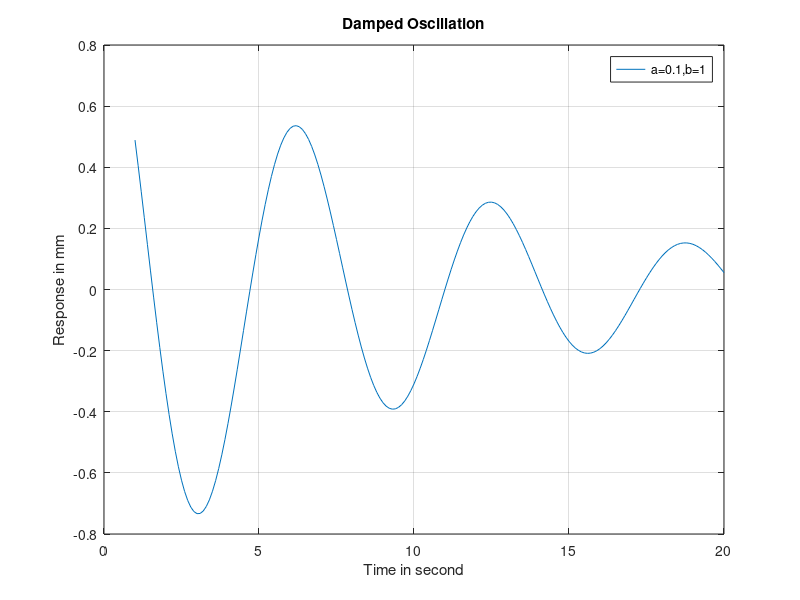
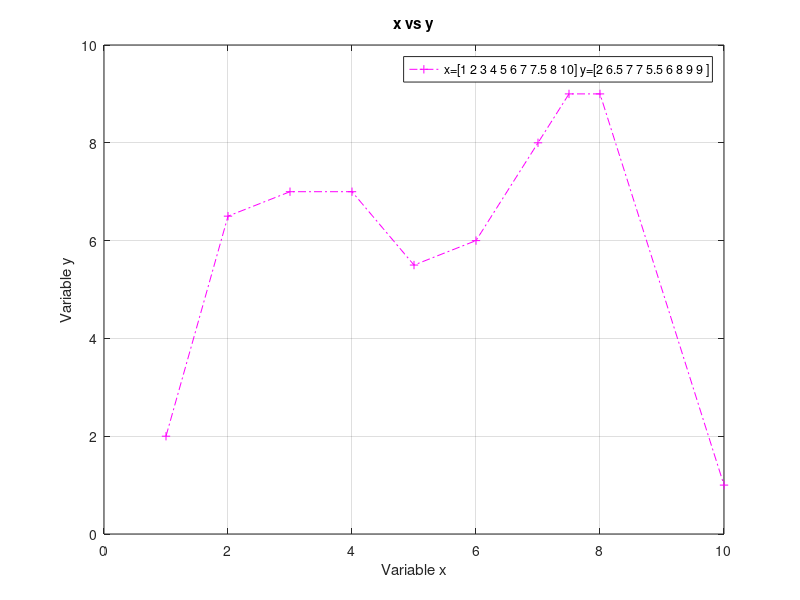
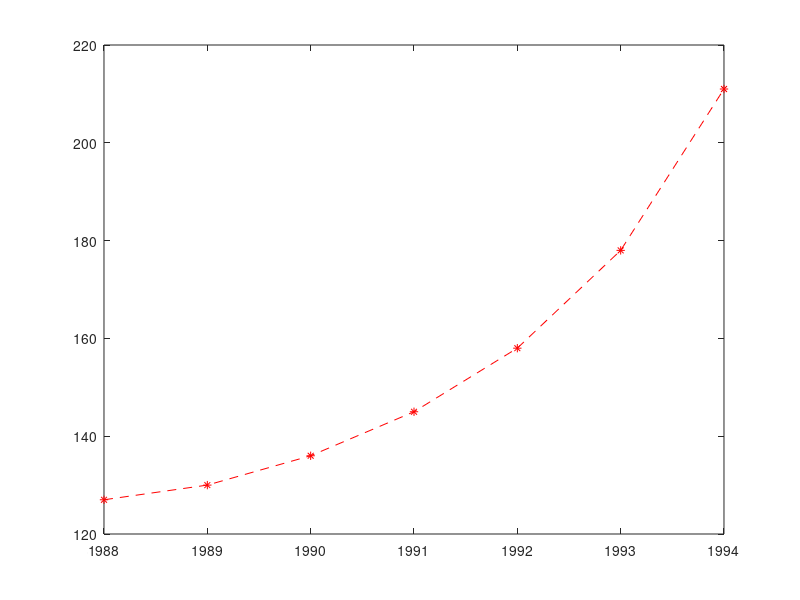
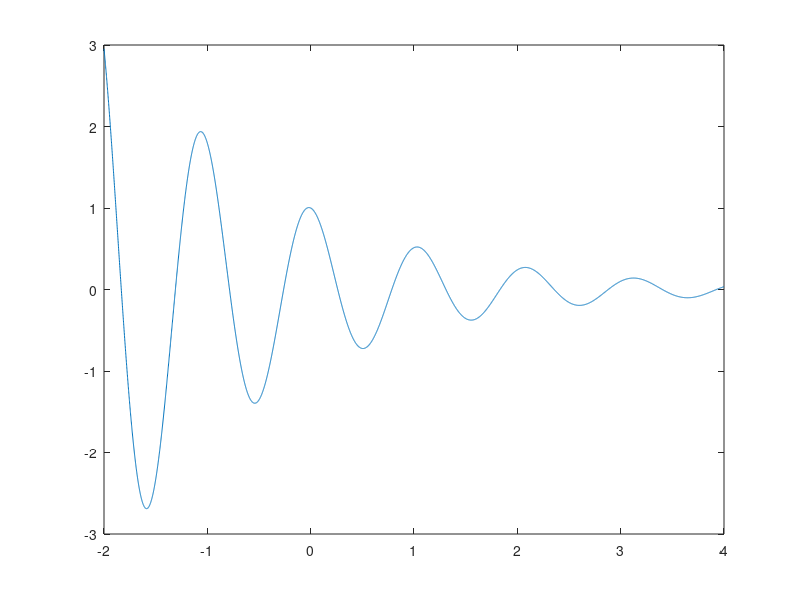

The MATLAB source for these figures, in order:
figure(1)
a=0.1;b=1;
t=1:0.1:20;
y=exp(-a*t).*cos(b*t);
plot(t,y);
grid on;
xlabel('Time in second');
ylabel('Response in mm');
title('Damped Oscillation')
legend('a=0.1,b=1');

figure(2)
x=[1 2 3 4 5 6 7 7.5 8 10];
y=[2 6.5 7 7 5.5 6 8 9 9 1 ];
plot(x,y,'-.m+');
grid on;
xlabel('Variable x');
ylabel('Variable y');
title('x vs y');
legend('x=[1 2 3 4 5 6 7 7.5 8 10] y=[2 6.5 7 7 5.5 6 8 9 9 ]')

figure(3)
year = [1988:1:1994];
sales = [127 130 136 145 158 178 211];
plot(year,sales,'--r*')

figure(4)
x=[-2:0.001:4];
y=3.5.^(-0.5*x).*cos(6*x);
plot(x,y)

figure(5)
fplot('3.5.^(-0.5*x).*cos(6*x)',[-2 4])

figure(6)
fplot(@(x)3.5.^(-0.5.*x).*cos(6.*x),[-2 4])
